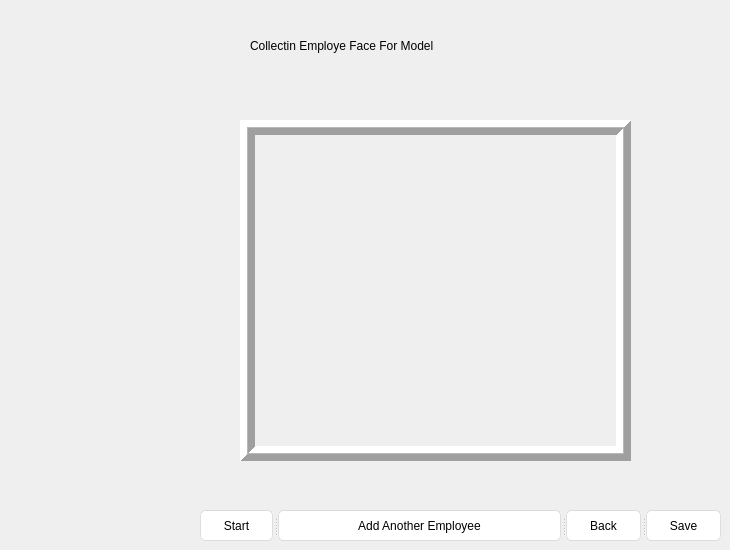
   <widget class="QWidget" name="CapturePage">
    <widget class="QLabel" name="label_25">
     <property name="geometry">
      <rect>
       <x>240</x>
       <y>120</y>
       <width>391</width>
       <height>341</height>
      </rect>
     </property>
     <property name="frameShape">
      <enum>QFrame::Box</enum>
     </property>
     <property name="frameShadow">
      <enum>QFrame::Raised</enum>
     </property>
     <property name="lineWidth">
      <number>7</number>
     </property>
     <property name="midLineWidth">
      <number>1</number>
     </property>
     <property name="text">
      <string/>
     </property>
    </widget>
    <widget class="QLabel" name="label_3">
     <property name="geometry">
      <rect>
       <x>250</x>
       <y>30</y>
       <width>371</width>
       <height>31</height>
      </rect>
     </property>
     <property name="text">
      <string>Collectin Employe Face For Model</string>
     </property>
    </widget>
    <widget class="QLabel" name="Error">
     <property name="geometry">
      <rect>
       <x>240</x>
       <y>470</y>
       <width>421</width>
       <height>20</height>
      </rect>
     </property>
     <property name="text">
      <string/>
     </property>
    </widget>
    <widget class="QSplitter" name="splitter_3">
     <property name="geometry">
      <rect>
       <x>200</x>
       <y>510</y>
       <width>521</width>
       <height>31</height>
      </rect>
     </property>
     <property name="frameShape">
      <enum>QFrame::NoFrame</enum>
     </property>
     <property name="orientation">
      <enum>Qt::Horizontal</enum>
     </property>
     <property name="handleWidth">
      <number>5</number>
     </property>
     <property name="childrenCollapsible">
      <bool>true</bool>
     </property>
     <widget class="QPushButton" name="Start_btn">
      <property name="styleSheet">
       <string notr="true">QPushButton{
	font: 25 16pt &quot;Bahnschrift Light&quot;;
	border-style: solid;
	border-top-color: qlineargradient(spread:pad, x1:0.5, y1:1, x2:0.5, y2:0, stop:0 rgb(215, 215, 215), stop:1 rgb(222, 222, 222));
	border-right-color: qlineargradient(spread:pad, x1:0, y1:0.5, x2:1, y2:0.5, stop:0 rgb(217, 217, 217), stop:1 rgb(227, 227, 227));
	border-left-color: qlineargradient(spread:pad, x1:0, y1:0.5, x2:1, y2:0.5, stop:0 rgb(227, 227, 227), stop:1 rgb(217, 217, 217));
	border-bottom-color: qlineargradient(spread:pad, x1:0.5, y1:1, x2:0.5, y2:0, stop:0 rgb(215, 215, 215), stop:1 rgb(222, 222, 222));
	border-width: 1px;
	border-radius: 5px;
	color: rgb(0,0,0);
	padding: 2px;
	background-color: rgb(255,255,255);
}
QPushButton:hover{
	border-style: solid;
	border-top-color: qlineargradient(spread:pad, x1:0.5, y1:1, x2:0.5, y2:0, stop:0 rgb(195, 195, 195), stop:1 rgb(222, 222, 222));
	border-right-color: qlineargradient(spread:pad, x1:0, y1:0.5, x2:1, y2:0.5, stop:0 rgb(197, 197, 197), stop:1 rgb(227, 227, 227));
	border-left-color: qlineargradient(spread:pad, x1:0, y1:0.5, x2:1, y2:0.5, stop:0 rgb(227, 227, 227), stop:1 rgb(197, 197, 197));
	border-bottom-color: qlineargradient(spread:pad, x1:0.5, y1:1, x2:0.5, y2:0, stop:0 rgb(195, 195, 195), stop:1 rgb(222, 222, 222));
	border-width: 1px;
	border-radius: 5px;
	color: rgb(0,0,0);
	padding: 2px;
	background-color: rgb(255,255,255);
}
QPushButton:pressed{
	border-style: solid;
	border-top-color: qlineargradient(spread:pad, x1:0.5, y1:1, x2:0.5, y2:0, stop:0 rgb(215, 215, 215), stop:1 rgb(222, 222, 222));
	border-right-color: qlineargradient(spread:pad, x1:0, y1:0.5, x2:1, y2:0.5, stop:0 rgb(217, 217, 217), stop:1 rgb(227, 227, 227));
	border-left-color: qlineargradient(spread:pad, x1:0, y1:0.5, x2:1, y2:0.5, stop:0 rgb(227, 227, 227), stop:1 rgb(217, 217, 217));
	border-bottom-color: qlineargradient(spread:pad, x1:0.5, y1:1, x2:0.5, y2:0, stop:0 rgb(215, 215, 215), stop:1 rgb(222, 222, 222));
	border-width: 1px;
	border-radius: 5px;
	color: rgb(0,0,0);
	padding: 2px;
	background-color: rgb(142,142,142);
}
QPushButton:disabled{
	border-style: solid;
	border-top-color: qlineargradient(spread:pad, x1:0.5, y1:1, x2:0.5, y2:0, stop:0 rgb(215, 215, 215), stop:1 rgb(222, 222, 222));
	border-right-color: qlineargradient(spread:pad, x1:0, y1:0.5, x2:1, y2:0.5, stop:0 rgb(217, 217, 217), stop:1 rgb(227, 227, 227));
	border-left-color: qlineargradient(spread:pad, x1:0, y1:0.5, x2:1, y2:0.5, stop:0 rgb(227, 227, 227), stop:1 rgb(217, 217, 217));
	border-bottom-color: qlineargradient(spread:pad, x1:0.5, y1:1, x2:0.5, y2:0, stop:0 rgb(215, 215, 215), stop:1 rgb(222, 222, 222));
	border-width: 1px;
	border-radius: 5px;
	color: #808086;
	padding: 2px;
	background-color: rgb(142,142,142);
}</string>
      </property>
      <property name="text">
       <string>Start</string>
      </property>
     </widget>
     <widget class="QPushButton" name="New_btn">
      <property name="styleSheet">
       <string notr="true">QPushButton{
	font: 25 16pt &quot;Bahnschrift Light&quot;;
	border-style: solid;
	border-top-color: qlineargradient(spread:pad, x1:0.5, y1:1, x2:0.5, y2:0, stop:0 rgb(215, 215, 215), stop:1 rgb(222, 222, 222));
	border-right-color: qlineargradient(spread:pad, x1:0, y1:0.5, x2:1, y2:0.5, stop:0 rgb(217, 217, 217), stop:1 rgb(227, 227, 227));
	border-left-color: qlineargradient(spread:pad, x1:0, y1:0.5, x2:1, y2:0.5, stop:0 rgb(227, 227, 227), stop:1 rgb(217, 217, 217));
	border-bottom-color: qlineargradient(spread:pad, x1:0.5, y1:1, x2:0.5, y2:0, stop:0 rgb(215, 215, 215), stop:1 rgb(222, 222, 222));
	border-width: 1px;
	border-radius: 5px;
	color: rgb(0,0,0);
	padding: 2px;
	background-color: rgb(255,255,255);
}
QPushButton:hover{
	border-style: solid;
	border-top-color: qlineargradient(spread:pad, x1:0.5, y1:1, x2:0.5, y2:0, stop:0 rgb(195, 195, 195), stop:1 rgb(222, 222, 222));
	border-right-color: qlineargradient(spread:pad, x1:0, y1:0.5, x2:1, y2:0.5, stop:0 rgb(197, 197, 197), stop:1 rgb(227, 227, 227));
	border-left-color: qlineargradient(spread:pad, x1:0, y1:0.5, x2:1, y2:0.5, stop:0 rgb(227, 227, 227), stop:1 rgb(197, 197, 197));
	border-bottom-color: qlineargradient(spread:pad, x1:0.5, y1:1, x2:0.5, y2:0, stop:0 rgb(195, 195, 195), stop:1 rgb(222, 222, 222));
	border-width: 1px;
	border-radius: 5px;
	color: rgb(0,0,0);
	padding: 2px;
	background-color: rgb(255,255,255);
}
QPushButton:pressed{
	border-style: solid;
	border-top-color: qlineargradient(spread:pad, x1:0.5, y1:1, x2:0.5, y2:0, stop:0 rgb(215, 215, 215), stop:1 rgb(222, 222, 222));
	border-right-color: qlineargradient(spread:pad, x1:0, y1:0.5, x2:1, y2:0.5, stop:0 rgb(217, 217, 217), stop:1 rgb(227, 227, 227));
	border-left-color: qlineargradient(spread:pad, x1:0, y1:0.5, x2:1, y2:0.5, stop:0 rgb(227, 227, 227), stop:1 rgb(217, 217, 217));
	border-bottom-color: qlineargradient(spread:pad, x1:0.5, y1:1, x2:0.5, y2:0, stop:0 rgb(215, 215, 215), stop:1 rgb(222, 222, 222));
	border-width: 1px;
	border-radius: 5px;
	color: rgb(0,0,0);
	padding: 2px;
	background-color: rgb(142,142,142);
}
QPushButton:disabled{
	border-style: solid;
	border-top-color: qlineargradient(spread:pad, x1:0.5, y1:1, x2:0.5, y2:0, stop:0 rgb(215, 215, 215), stop:1 rgb(222, 222, 222));
	border-right-color: qlineargradient(spread:pad, x1:0, y1:0.5, x2:1, y2:0.5, stop:0 rgb(217, 217, 217), stop:1 rgb(227, 227, 227));
	border-left-color: qlineargradient(spread:pad, x1:0, y1:0.5, x2:1, y2:0.5, stop:0 rgb(227, 227, 227), stop:1 rgb(217, 217, 217));
	border-bottom-color: qlineargradient(spread:pad, x1:0.5, y1:1, x2:0.5, y2:0, stop:0 rgb(215, 215, 215), stop:1 rgb(222, 222, 222));
	border-width: 1px;
	border-radius: 5px;
	color: #808086;
	padding: 2px;
	background-color: rgb(142,142,142);
}</string>
      </property>
      <property name="text">
       <string>Add Another Employee</string>
      </property>
     </widget>
     <widget class="QPushButton" name="Back">
      <property name="styleSheet">
       <string notr="true">QPushButton{
	font: 25 16pt &quot;Bahnschrift Light&quot;;
	border-style: solid;
	border-top-color: qlineargradient(spread:pad, x1:0.5, y1:1, x2:0.5, y2:0, stop:0 rgb(215, 215, 215), stop:1 rgb(222, 222, 222));
	border-right-color: qlineargradient(spread:pad, x1:0, y1:0.5, x2:1, y2:0.5, stop:0 rgb(217, 217, 217), stop:1 rgb(227, 227, 227));
	border-left-color: qlineargradient(spread:pad, x1:0, y1:0.5, x2:1, y2:0.5, stop:0 rgb(227, 227, 227), stop:1 rgb(217, 217, 217));
	border-bottom-color: qlineargradient(spread:pad, x1:0.5, y1:1, x2:0.5, y2:0, stop:0 rgb(215, 215, 215), stop:1 rgb(222, 222, 222));
	border-width: 1px;
	border-radius: 5px;
	color: rgb(0,0,0);
	padding: 2px;
	background-color: rgb(255,255,255);
}
QPushButton:hover{
	border-style: solid;
	border-top-color: qlineargradient(spread:pad, x1:0.5, y1:1, x2:0.5, y2:0, stop:0 rgb(195, 195, 195), stop:1 rgb(222, 222, 222));
	border-right-color: qlineargradient(spread:pad, x1:0, y1:0.5, x2:1, y2:0.5, stop:0 rgb(197, 197, 197), stop:1 rgb(227, 227, 227));
	border-left-color: qlineargradient(spread:pad, x1:0, y1:0.5, x2:1, y2:0.5, stop:0 rgb(227, 227, 227), stop:1 rgb(197, 197, 197));
	border-bottom-color: qlineargradient(spread:pad, x1:0.5, y1:1, x2:0.5, y2:0, stop:0 rgb(195, 195, 195), stop:1 rgb(222, 222, 222));
	border-width: 1px;
	border-radius: 5px;
	color: rgb(0,0,0);
	padding: 2px;
	background-color: rgb(255,255,255);
}
QPushButton:pressed{
	border-style: solid;
	border-top-color: qlineargradient(spread:pad, x1:0.5, y1:1, x2:0.5, y2:0, stop:0 rgb(215, 215, 215), stop:1 rgb(222, 222, 222));
	border-right-color: qlineargradient(spread:pad, x1:0, y1:0.5, x2:1, y2:0.5, stop:0 rgb(217, 217, 217), stop:1 rgb(227, 227, 227));
	border-left-color: qlineargradient(spread:pad, x1:0, y1:0.5, x2:1, y2:0.5, stop:0 rgb(227, 227, 227), stop:1 rgb(217, 217, 217));
	border-bottom-color: qlineargradient(spread:pad, x1:0.5, y1:1, x2:0.5, y2:0, stop:0 rgb(215, 215, 215), stop:1 rgb(222, 222, 222));
	border-width: 1px;
	border-radius: 5px;
	color: rgb(0,0,0);
	padding: 2px;
	background-color: rgb(142,142,142);
}
QPushButton:disabled{
	border-style: solid;
	border-top-color: qlineargradient(spread:pad, x1:0.5, y1:1, x2:0.5, y2:0, stop:0 rgb(215, 215, 215), stop:1 rgb(222, 222, 222));
	border-right-color: qlineargradient(spread:pad, x1:0, y1:0.5, x2:1, y2:0.5, stop:0 rgb(217, 217, 217), stop:1 rgb(227, 227, 227));
	border-left-color: qlineargradient(spread:pad, x1:0, y1:0.5, x2:1, y2:0.5, stop:0 rgb(227, 227, 227), stop:1 rgb(217, 217, 217));
	border-bottom-color: qlineargradient(spread:pad, x1:0.5, y1:1, x2:0.5, y2:0, stop:0 rgb(215, 215, 215), stop:1 rgb(222, 222, 222));
	border-width: 1px;
	border-radius: 5px;
	color: #808086;
	padding: 2px;
	background-color: rgb(142,142,142);
}</string>
      </property>
      <property name="text">
       <string>Back</string>
      </property>
     </widget>
     <widget class="QPushButton" name="save_btn">
      <property name="focusPolicy">
       <enum>Qt::TabFocus</enum>
      </property>
      <property name="styleSheet">
       <string notr="true">QPushButton{
	font: 25 16pt &quot;Bahnschrift Light&quot;;
	border-style: solid;
	border-top-color: qlineargradient(spread:pad, x1:0.5, y1:1, x2:0.5, y2:0, stop:0 rgb(215, 215, 215), stop:1 rgb(222, 222, 222));
	border-right-color: qlineargradient(spread:pad, x1:0, y1:0.5, x2:1, y2:0.5, stop:0 rgb(217, 217, 217), stop:1 rgb(227, 227, 227));
	border-left-color: qlineargradient(spread:pad, x1:0, y1:0.5, x2:1, y2:0.5, stop:0 rgb(227, 227, 227), stop:1 rgb(217, 217, 217));
	border-bottom-color: qlineargradient(spread:pad, x1:0.5, y1:1, x2:0.5, y2:0, stop:0 rgb(215, 215, 215), stop:1 rgb(222, 222, 222));
	border-width: 1px;
	border-radius: 5px;
	color: rgb(0,0,0);
	padding: 2px;
	background-color: rgb(255,255,255);
}
QPushButton:hover{
	border-style: solid;
	border-top-color: qlineargradient(spread:pad, x1:0.5, y1:1, x2:0.5, y2:0, stop:0 rgb(195, 195, 195), stop:1 rgb(222, 222, 222));
	border-right-color: qlineargradient(spread:pad, x1:0, y1:0.5, x2:1, y2:0.5, stop:0 rgb(197, 197, 197), stop:1 rgb(227, 227, 227));
	border-left-color: qlineargradient(spread:pad, x1:0, y1:0.5, x2:1, y2:0.5, stop:0 rgb(227, 227, 227), stop:1 rgb(197, 197, 197));
	border-bottom-color: qlineargradient(spread:pad, x1:0.5, y1:1, x2:0.5, y2:0, stop:0 rgb(195, 195, 195), stop:1 rgb(222, 222, 222));
	border-width: 1px;
	border-radius: 5px;
	color: rgb(0,0,0);
	padding: 2px;
	background-color: rgb(255,255,255);
}
QPushButton:pressed{
	border-style: solid;
	border-top-color: qlineargradient(spread:pad, x1:0.5, y1:1, x2:0.5, y2:0, stop:0 rgb(215, 215, 215), stop:1 rgb(222, 222, 222));
	border-right-color: qlineargradient(spread:pad, x1:0, y1:0.5, x2:1, y2:0.5, stop:0 rgb(217, 217, 217), stop:1 rgb(227, 227, 227));
	border-left-color: qlineargradient(spread:pad, x1:0, y1:0.5, x2:1, y2:0.5, stop:0 rgb(227, 227, 227), stop:1 rgb(217, 217, 217));
	border-bottom-color: qlineargradient(spread:pad, x1:0.5, y1:1, x2:0.5, y2:0, stop:0 rgb(215, 215, 215), stop:1 rgb(222, 222, 222));
	border-width: 1px;
	border-radius: 5px;
	color: rgb(0,0,0);
	padding: 2px;
	background-color: rgb(142,142,142);
}
QPushButton:disabled{
	border-style: solid;
	border-top-color: qlineargradient(spread:pad, x1:0.5, y1:1, x2:0.5, y2:0, stop:0 rgb(215, 215, 215), stop:1 rgb(222, 222, 222));
	border-right-color: qlineargradient(spread:pad, x1:0, y1:0.5, x2:1, y2:0.5, stop:0 rgb(217, 217, 217), stop:1 rgb(227, 227, 227));
	border-left-color: qlineargradient(spread:pad, x1:0, y1:0.5, x2:1, y2:0.5, stop:0 rgb(227, 227, 227), stop:1 rgb(217, 217, 217));
	border-bottom-color: qlineargradient(spread:pad, x1:0.5, y1:1, x2:0.5, y2:0, stop:0 rgb(215, 215, 215), stop:1 rgb(222, 222, 222));
	border-width: 1px;
	border-radius: 5px;
	color: #808086;
	padding: 2px;
	background-color: rgb(142,142,142);
}</string>
      </property>
      <property name="text">
       <string>Save</string>
      </property>
     </widget>
    </widget>
   </widget>
